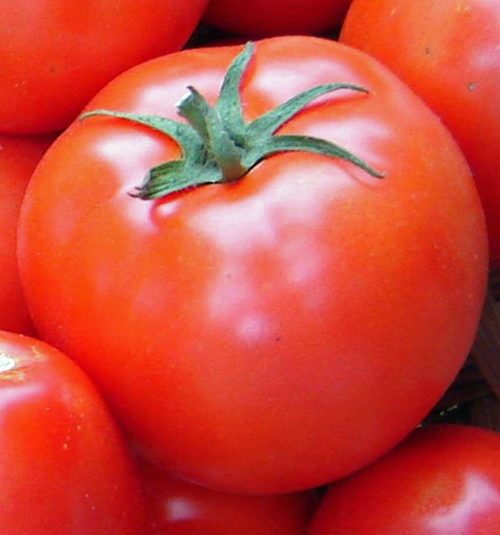
#> input picture img/t1.jpg, 1000 x 1070 px, found by its file name (shown at 1/2 size)
$ python ripe_fruit_identification.py   (older library calls are emulated)
#> lines starting #> are read from the running program, lines starting #| are printed output that depends on the picture; after the words box and inside, x2 and y2 are one past the last pixel; in counts of white or black regions, pixels touching at a corner belong together

# coding: utf-8

# In[1]:


#get_ipython().magic('matplotlib inline')
from __future__ import division
import cv2
import matplotlib
from matplotlib import colors
from matplotlib import pyplot as plt
import numpy as np


# In[2]:


def show(image):
    # Figure size in inches
    plt.figure(figsize=(15, 15))

    # Show image, with nearest neighbour interpolation
    plt.imshow(image, interpolation='nearest')

def show_hsv(hsv):
    rgb = cv2.cvtColor(hsv, cv2.COLOR_HSV2BGR)
    show(rgb)

def show_mask(mask):
    plt.figure(figsize=(10, 10))
    plt.imshow(mask, cmap='gray')

def overlay_mask(mask, image):
    rgb_mask = cv2.cvtColor(mask, cv2.COLOR_GRAY2RGB)
    img = cv2.addWeighted(rgb_mask, 0.5, image, 0.5, 0)
    show(img)


# In[20]:


image = cv2.imread('t1.jpg')
#> image is the input picture: shape (1070, 1000, 3); mean B, G, R 58.7, 72.2, 204.7
image.shape


# In[21]:


import pandas as pd
m,n,r = image.shape
#> m = 1070; n = 1000; r = 3
arr = image.reshape(m*n, -1)
df = pd.DataFrame(arr, columns=['b', 'g', 'r'])
#> df = table of 1070000 rows and 3 columns
df.describe()


# In[22]:


# Convert from BGR to RGB
image = cv2.cvtColor(image, cv2.COLOR_BGR2RGB)

# Resize to a third of the size
image = cv2.resize(image, None, fx=1/3, fy=1/3)
#> image: shape (357, 333, 3)
show(image)


# In[23]:


# Show Red/Green/Blue
images = []
for i in [0, 1, 2]:
    colour = image.copy()
    if i != 0: colour[:,:,0] = 0
    if i != 1: colour[:,:,1] = 0
    if i != 2: colour[:,:,2] = 0
    images.append(colour)
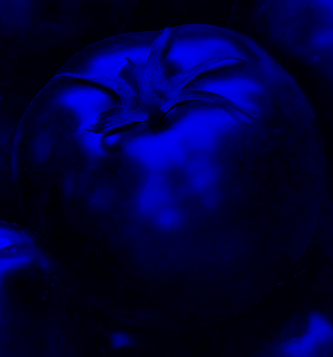
#> colour: shape (357, 333, 3); mean R, G, B 0, 0, 58.7
#> after the loop, images = 3 items

show(np.vstack(images))


# In[24]:


# [17 lines left out: function show_rgb_hist, not called in this run]


# In[25]:


# Convert from RGB to HSV
hsv = cv2.cvtColor(image, cv2.COLOR_RGB2HSV)
#> hsv: shape (357, 333, 3); mean H, S, V 52.5, 188.9, 206.2

images = []
for i in [0, 1, 2]:
    colour = hsv.copy()
    if i != 0: colour[:,:,0] = 0
    if i != 1: colour[:,:,1] = 255
    if i != 2: colour[:,:,2] = 255
    images.append(colour)
#> colour: shape (357, 333, 3); mean H, S, V 0, 255, 206.2

hsv_stack = np.vstack(images)
rgb_stack = cv2.cvtColor(hsv_stack, cv2.COLOR_HSV2RGB)
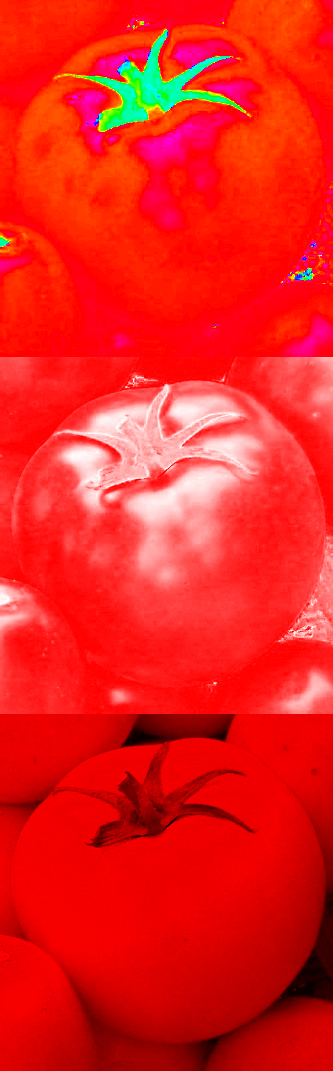
#> rgb_stack: shape (1071, 333, 3); mean R, G, B 235.6, 32.5, 27.2
show(rgb_stack)


# In[26]:


matplotlib.rcParams.update({'font.size': 16})

# [26 lines left out: function show_hsv_hist, not called in this run]

#show_hsv_hist(hsv)


# In[27]:


# Blur image slightly
image_blur = cv2.GaussianBlur(image, (7, 7), 0)
show(image_blur)


# In[55]:


image_blur_hsv = cv2.cvtColor(image_blur, cv2.COLOR_RGB2HSV)
#> image_blur_hsv: shape (357, 333, 3); mean H, S, V 51.9, 188.1, 206

# 0-10 hue
min_red = np.array([100, 100, 0])
max_red = np.array([55, 10, 51])
image_red1 = cv2.inRange(image_blur_hsv, min_red, max_red)
#> image_red1: shape (357, 333); every value is 0

# 170-180 hue
min_red2 = np.array([170, 100, 60])
max_red2 = np.array([180, 256, 256])
image_red2 = cv2.inRange(image_blur_hsv, min_red2, max_red2)
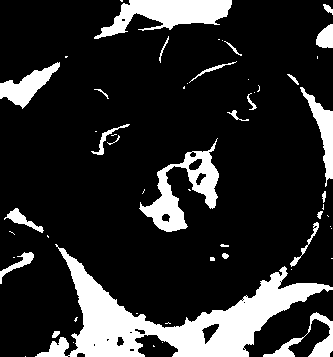
#> image_red2: shape (357, 333); 17.1% white; 56 white regions (31 under 20 px), largest, box (x1, y1, x2, y2) and area: (35, 244, 333, 357) 10277, (94, 0, 232, 39) 2702, (139, 138, 219, 232) 2503

show_mask(image_red1)
show_mask(image_red2)
image_red = image_red1 + image_red2
show_mask(image_red)


# In[51]:


image_red


# In[56]:


# Clean up
kernel = cv2.getStructuringElement(cv2.MORPH_ELLIPSE, (15, 15))

# [10 lines of commented-out code are left out]
image_red_closed = cv2.morphologyEx(image_red, cv2.MORPH_CLOSE, kernel)
#> image_red_closed: shape (357, 333); 19.8% white; 22 white regions (9 under 20 px), largest, box (x1, y1, x2, y2) and area: (35, 74, 333, 357) 13249, (94, 0, 232, 63) 3067, (139, 138, 219, 232) 2895
show_mask(image_red_closed)

# Remove specks
image_red_closed_then_opened = cv2.morphologyEx(image_red_closed, cv2.MORPH_OPEN, kernel)
#> image_red_closed_then_opened: shape (357, 333); 15.8% white; 11 white regions
show_mask(image_red_closed_then_opened)


# In[53]:


def find_biggest_contour(image):

    # Copy to prevent modification
    image = image.copy()
    img, contours, hierarchy = cv2.findContours(image, cv2.RETR_LIST, cv2.CHAIN_APPROX_SIMPLE)
#> contours = 11 contours; largest, box (x1, y1, x2, y2) and area: (44, 266, 312, 357) 10706, (113, 0, 232, 33) 2596, (183, 151, 219, 197) 1108, (144, 191, 185, 232) 1038, (0, 70, 49, 106) 959
    #print len(contours)

    # Isolate largest contour
    contour_sizes = [(cv2.contourArea(contour), contour) for contour in contours]
#> contour_sizes = 11 items
    biggest_contour = max(contour_sizes, key=lambda x: x[0])[1]
#> biggest_contour = contour of 238 points, box (x1, y1, x2, y2) (44, 266, 312, 357), area 10706

    mask = np.zeros(image.shape, np.uint8)
    cv2.drawContours(mask, [biggest_contour], -1, 255, -1)
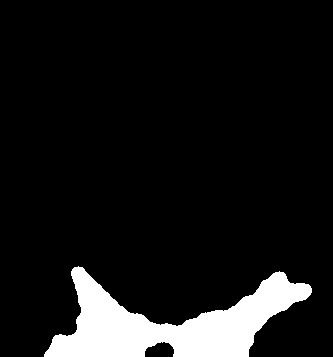
#> mask: shape (357, 333); 9.3% white; 1 white region, box (x1, y1, x2, y2) and area: (44, 266, 312, 357) 11038
    return biggest_contour, mask

big_contour, red_mask = find_biggest_contour(image_red_closed_then_opened)
#> big_contour has the same summary as biggest_contour in find_biggest_contour
show_mask(red_mask)


# In[57]:


overlay_mask(red_mask, image)
#> in overlay_mask, `img = cv2.addWeighted(rgb_mask, 0.5, image, 0.5, 0)`:
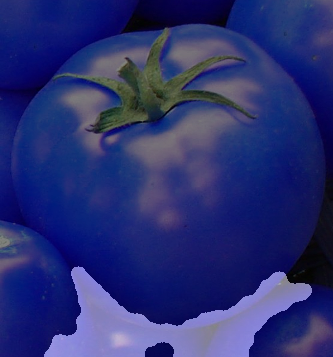
#> img: shape (357, 333, 3); mean B, G, R 114.2, 47.9, 41.2


# In[59]:


# Centre of mass
moments = cv2.moments(red_mask)
#> moments = moments, m00 2814690, centre m10/m00, m01/m00 = (171, 323.3)
centre_of_mass = int(moments['m10'] / moments['m00']), int(moments['m01'] / moments['m00'])
#> centre_of_mass = (170, 323)
image_with_com = image.copy()
cv2.circle(image_with_com, centre_of_mass, 10, (0, 255, 0), -1)
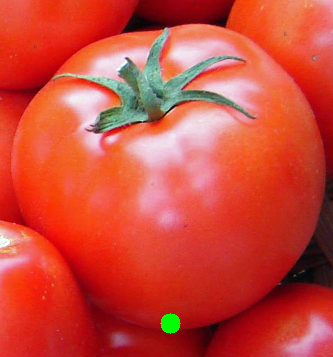
#> image_with_com: shape (357, 333, 3); mean R, G, B 204.3, 72.8, 58.7
show(image_with_com)

# Bounding ellipse
image_with_ellipse = image.copy()
ellipse = cv2.fitEllipse(big_contour)
#> ellipse = ((173.4, 300.9), (103.5, 241.9), 82.66)
cv2.ellipse(image_with_ellipse, ellipse, (0,255,0), 2)
#> image_with_ellipse: shape (357, 333, 3); mean R, G, B 202.2, 75.4, 58.4
show(image_with_ellipse)
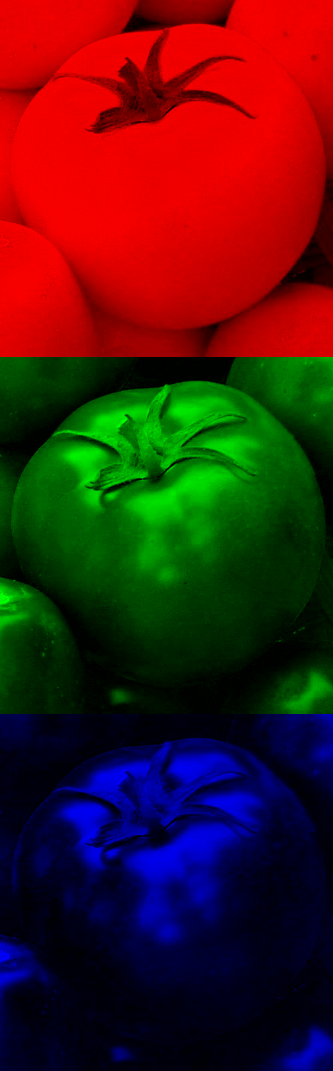
#> shown: shape (1071, 333, 3); mean R, G, B 68.2, 24.1, 19.6
